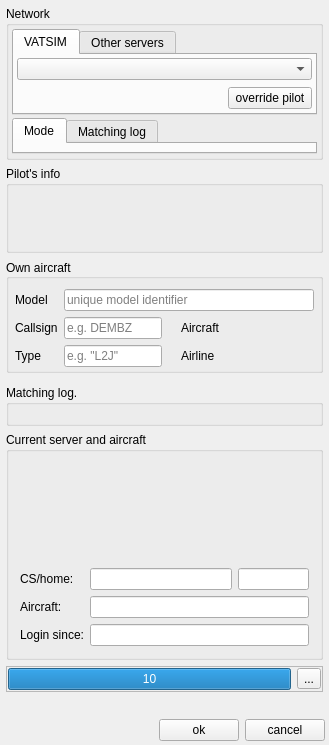
<?xml version="1.0" encoding="UTF-8"?>
<ui version="4.0">
 <class>CLoginComponent</class>
 <widget class="QFrame" name="CLoginComponent">
  <property name="geometry">
   <rect>
    <x>0</x>
    <y>0</y>
    <width>329</width>
    <height>745</height>
   </rect>
  </property>
  <property name="windowTitle">
   <string>Login component</string>
  </property>
  <layout class="QVBoxLayout" name="hl_Timeout_2">
   <property name="spacing">
    <number>2</number>
   </property>
   <property name="leftMargin">
    <number>1</number>
   </property>
   <property name="topMargin">
    <number>1</number>
   </property>
   <property name="rightMargin">
    <number>1</number>
   </property>
   <property name="bottomMargin">
    <number>1</number>
   </property>
   <item>
    <widget class="QFrame" name="fr_LoginDisconnected">
     <layout class="QVBoxLayout" name="vl_LoginDisconnected">
      <property name="leftMargin">
       <number>5</number>
      </property>
      <property name="topMargin">
       <number>5</number>
      </property>
      <property name="rightMargin">
       <number>5</number>
      </property>
      <property name="bottomMargin">
       <number>5</number>
      </property>
      <item>
       <widget class="QGroupBox" name="gb_Network">
        <property name="title">
         <string>Network</string>
        </property>
        <layout class="QVBoxLayout" name="vl_Network">
         <property name="spacing">
          <number>3</number>
         </property>
         <property name="leftMargin">
          <number>3</number>
         </property>
         <property name="topMargin">
          <number>3</number>
         </property>
         <property name="rightMargin">
          <number>3</number>
         </property>
         <property name="bottomMargin">
          <number>3</number>
         </property>
         <item alignment="Qt::AlignTop">
          <widget class="QTabWidget" name="tw_Network">
           <property name="tabPosition">
            <enum>QTabWidget::North</enum>
           </property>
           <property name="currentIndex">
            <number>0</number>
           </property>
           <widget class="QWidget" name="tb_NetworkVatsim">
            <attribute name="title">
             <string>VATSIM</string>
            </attribute>
            <layout class="QGridLayout" name="gl_NetworkVATSIM">
             <property name="leftMargin">
              <number>3</number>
             </property>
             <property name="topMargin">
              <number>3</number>
             </property>
             <property name="rightMargin">
              <number>3</number>
             </property>
             <property name="bottomMargin">
              <number>3</number>
             </property>
             <property name="horizontalSpacing">
              <number>3</number>
             </property>
             <item row="1" column="0">
              <widget class="QWidget" name="wi_VatsimButtons" native="true">
               <layout class="QHBoxLayout" name="hl_VatsimButtons">
                <property name="leftMargin">
                 <number>0</number>
                </property>
                <property name="topMargin">
                 <number>0</number>
                </property>
                <property name="rightMargin">
                 <number>0</number>
                </property>
                <property name="bottomMargin">
                 <number>0</number>
                </property>
                <item>
                 <spacer name="hs_VatsimButtons">
                  <property name="orientation">
                   <enum>Qt::Horizontal</enum>
                  </property>
                  <property name="sizeHint" stdset="0">
                   <size>
                    <width>40</width>
                    <height>20</height>
                   </size>
                  </property>
                 </spacer>
                </item>
                <item>
                 <widget class="QPushButton" name="pb_OverrideCredentialsVatsim">
                  <property name="sizePolicy">
                   <sizepolicy hsizetype="Minimum" vsizetype="Fixed">
                    <horstretch>0</horstretch>
                    <verstretch>0</verstretch>
                   </sizepolicy>
                  </property>
                  <property name="toolTip">
                   <string>copy credentials to pilot section</string>
                  </property>
                  <property name="text">
                   <string> override pilot </string>
                  </property>
                 </widget>
                </item>
               </layout>
              </widget>
             </item>
             <item row="0" column="0">
              <widget class="BlackGui::Components::CServerListSelector" name="comp_VatsimServers"/>
             </item>
            </layout>
           </widget>
           <widget class="QWidget" name="tb_OtherServers">
            <attribute name="title">
             <string>Other servers</string>
            </attribute>
            <layout class="QGridLayout" name="gl_OtherServers">
             <property name="leftMargin">
              <number>3</number>
             </property>
             <property name="topMargin">
              <number>3</number>
             </property>
             <property name="rightMargin">
              <number>3</number>
             </property>
             <property name="bottomMargin">
              <number>3</number>
             </property>
             <property name="horizontalSpacing">
              <number>3</number>
             </property>
             <item row="0" column="0">
              <widget class="BlackGui::Components::CServerListSelector" name="comp_OtherServers"/>
             </item>
             <item row="1" column="0">
              <widget class="QWidget" name="wi_OtherServersButtons" native="true">
               <layout class="QHBoxLayout" name="hl_OtherServersButtons">
                <property name="leftMargin">
                 <number>0</number>
                </property>
                <property name="topMargin">
                 <number>0</number>
                </property>
                <property name="rightMargin">
                 <number>0</number>
                </property>
                <property name="bottomMargin">
                 <number>0</number>
                </property>
                <item>
                 <spacer name="hs_OtherServersButtons">
                  <property name="orientation">
                   <enum>Qt::Horizontal</enum>
                  </property>
                  <property name="sizeHint" stdset="0">
                   <size>
                    <width>40</width>
                    <height>20</height>
                   </size>
                  </property>
                 </spacer>
                </item>
                <item>
                 <widget class="QPushButton" name="pb_RefreshOtherServers">
                  <property name="text">
                   <string>reload</string>
                  </property>
                  <property name="icon">
                   <iconset>
                    <normaloff>:/diagona/icons/diagona/icons/arrow-circle-225.png</normaloff>:/diagona/icons/diagona/icons/arrow-circle-225.png</iconset>
                  </property>
                 </widget>
                </item>
                <item>
                 <widget class="QPushButton" name="pb_OtherServersGotoSettings">
                  <property name="text">
                   <string> goto settings </string>
                  </property>
                 </widget>
                </item>
                <item>
                 <widget class="QPushButton" name="pb_OverrideCredentialsOtherServers">
                  <property name="toolTip">
                   <string>copy credentials to pilot section</string>
                  </property>
                  <property name="text">
                   <string> override pilot </string>
                  </property>
                 </widget>
                </item>
               </layout>
              </widget>
             </item>
            </layout>
           </widget>
          </widget>
         </item>
         <item alignment="Qt::AlignTop">
          <widget class="QTabWidget" name="tw_Details">
           <property name="currentIndex">
            <number>0</number>
           </property>
           <widget class="QWidget" name="tb_LoginMode">
            <attribute name="title">
             <string>Mode</string>
            </attribute>
            <layout class="QVBoxLayout" name="vl_LoginMode">
             <property name="leftMargin">
              <number>3</number>
             </property>
             <property name="topMargin">
              <number>3</number>
             </property>
             <property name="rightMargin">
              <number>3</number>
             </property>
             <property name="bottomMargin">
              <number>3</number>
             </property>
             <item alignment="Qt::AlignTop">
              <widget class="BlackGui::CLoginModeButtons" name="frp_LoginMode"/>
             </item>
            </layout>
           </widget>
           <widget class="QWidget" name="tb_MatchingLog">
            <attribute name="title">
             <string>Matching log</string>
            </attribute>
            <layout class="QVBoxLayout" name="vl_MatchingLog">
             <property name="leftMargin">
              <number>3</number>
             </property>
             <property name="topMargin">
              <number>3</number>
             </property>
             <property name="rightMargin">
              <number>3</number>
             </property>
             <property name="bottomMargin">
              <number>3</number>
             </property>
             <item alignment="Qt::AlignTop">
              <widget class="BlackGui::Components::CModelMatcherLogEnable" name="comp_MatchingLogEnabled"/>
             </item>
            </layout>
           </widget>
          </widget>
         </item>
        </layout>
       </widget>
      </item>
      <item>
       <widget class="QGroupBox" name="gb_PilotsDetails">
        <property name="title">
         <string>Pilot's info</string>
        </property>
        <layout class="QVBoxLayout" name="vl_PilotIngoGroupBox">
         <property name="leftMargin">
          <number>2</number>
         </property>
         <property name="topMargin">
          <number>2</number>
         </property>
         <property name="rightMargin">
          <number>2</number>
         </property>
         <property name="bottomMargin">
          <number>2</number>
         </property>
         <item alignment="Qt::AlignTop">
          <widget class="BlackGui::Editors::CPilotForm" name="form_Pilot">
           <property name="minimumSize">
            <size>
             <width>0</width>
             <height>60</height>
            </size>
           </property>
           <property name="focusPolicy">
            <enum>Qt::NoFocus</enum>
           </property>
          </widget>
         </item>
        </layout>
       </widget>
      </item>
      <item>
       <widget class="QGroupBox" name="gb_OwnAircraft">
        <property name="focusPolicy">
         <enum>Qt::StrongFocus</enum>
        </property>
        <property name="title">
         <string>Own aircraft</string>
        </property>
        <property name="alignment">
         <set>Qt::AlignLeading|Qt::AlignLeft|Qt::AlignVCenter</set>
        </property>
        <property name="checkable">
         <bool>false</bool>
        </property>
        <layout class="QGridLayout" name="gl_OwnAircraft">
         <property name="leftMargin">
          <number>6</number>
         </property>
         <property name="topMargin">
          <number>10</number>
         </property>
         <property name="rightMargin">
          <number>6</number>
         </property>
         <property name="bottomMargin">
          <number>3</number>
         </property>
         <item row="2" column="4">
          <widget class="BlackGui::Components::CDbAirlineIcaoSelectorComponent" name="selector_AirlineIcao">
           <property name="minimumSize">
            <size>
             <width>75</width>
             <height>0</height>
            </size>
           </property>
           <property name="focusPolicy">
            <enum>Qt::StrongFocus</enum>
           </property>
          </widget>
         </item>
         <item row="1" column="4">
          <widget class="BlackGui::Components::CDbAircraftIcaoSelectorComponent" name="selector_AircraftIcao">
           <property name="minimumSize">
            <size>
             <width>75</width>
             <height>0</height>
            </size>
           </property>
           <property name="focusPolicy">
            <enum>Qt::StrongFocus</enum>
           </property>
          </widget>
         </item>
         <item row="0" column="1" colspan="5">
          <widget class="QWidget" name="wi_SimulatorModel" native="true">
           <layout class="QHBoxLayout" name="hl_AircraftModel">
            <property name="leftMargin">
             <number>0</number>
            </property>
            <property name="topMargin">
             <number>0</number>
            </property>
            <property name="rightMargin">
             <number>0</number>
            </property>
            <property name="bottomMargin">
             <number>0</number>
            </property>
            <item>
             <widget class="QLineEdit" name="le_SimulatorModel">
              <property name="readOnly">
               <bool>true</bool>
              </property>
              <property name="placeholderText">
               <string>unique model identifier</string>
              </property>
             </widget>
            </item>
           </layout>
          </widget>
         </item>
         <item row="1" column="2">
          <widget class="BlackGui::CTickLabel" name="lblp_Callsign">
           <property name="text">
            <string/>
           </property>
          </widget>
         </item>
         <item row="0" column="0">
          <widget class="QLabel" name="lbl_Model">
           <property name="toolTip">
            <string>Launch </string>
           </property>
           <property name="text">
            <string>Model</string>
           </property>
          </widget>
         </item>
         <item row="1" column="0">
          <widget class="QLabel" name="lbl_Callsign">
           <property name="text">
            <string>Callsign</string>
           </property>
          </widget>
         </item>
         <item row="1" column="3">
          <widget class="QLabel" name="lbl_AircraftIcaoDesignator">
           <property name="toolTip">
            <string>ICAO code e.g.  B737, A320, F18</string>
           </property>
           <property name="text">
            <string>Aircraft</string>
           </property>
          </widget>
         </item>
         <item row="2" column="5">
          <widget class="BlackGui::CTickLabel" name="lblp_AirlineIcao">
           <property name="text">
            <string/>
           </property>
          </widget>
         </item>
         <item row="2" column="3">
          <widget class="QLabel" name="lbl_AircraftIcaoAirline">
           <property name="toolTip">
            <string>ICAO code e.g. DLH, LHA, ...</string>
           </property>
           <property name="text">
            <string>Airline</string>
           </property>
          </widget>
         </item>
         <item row="2" column="1">
          <widget class="QLineEdit" name="le_AircraftCombinedType">
           <property name="toolTip">
            <string>e.g. L2J</string>
           </property>
           <property name="inputMask">
            <string/>
           </property>
           <property name="text">
            <string/>
           </property>
           <property name="maxLength">
            <number>3</number>
           </property>
           <property name="placeholderText">
            <string>e.g. &quot;L2J&quot;</string>
           </property>
          </widget>
         </item>
         <item row="1" column="5">
          <widget class="BlackGui::CTickLabel" name="lblp_AircraftIcao">
           <property name="text">
            <string/>
           </property>
          </widget>
         </item>
         <item row="1" column="1">
          <widget class="QLineEdit" name="le_Callsign">
           <property name="toolTip">
            <string>e.g. DEMBZ</string>
           </property>
           <property name="inputMethodHints">
            <set>Qt::ImhUppercaseOnly</set>
           </property>
           <property name="maxLength">
            <number>10</number>
           </property>
           <property name="placeholderText">
            <string>e.g. DEMBZ</string>
           </property>
          </widget>
         </item>
         <item row="2" column="0">
          <widget class="QLabel" name="lbl_AircraftCombinedType">
           <property name="toolTip">
            <string>Aircraft type e.g. L2J, L1P, ....</string>
           </property>
           <property name="text">
            <string>Type</string>
           </property>
          </widget>
         </item>
         <item row="2" column="2">
          <widget class="BlackGui::CTickLabel" name="lblp_AircraftCombinedType">
           <property name="minimumSize">
            <size>
             <width>0</width>
             <height>0</height>
            </size>
           </property>
           <property name="text">
            <string/>
           </property>
          </widget>
         </item>
        </layout>
       </widget>
      </item>
     </layout>
    </widget>
   </item>
   <item>
    <widget class="QFrame" name="fr_LogoffConfirmationConnected">
     <property name="minimumSize">
      <size>
       <width>0</width>
       <height>0</height>
      </size>
     </property>
     <layout class="QVBoxLayout" name="vl_LogoffConfirmationConnected">
      <property name="leftMargin">
       <number>5</number>
      </property>
      <property name="topMargin">
       <number>5</number>
      </property>
      <property name="rightMargin">
       <number>5</number>
      </property>
      <property name="bottomMargin">
       <number>5</number>
      </property>
      <item>
       <widget class="QGroupBox" name="gb_MatchingLogConnected">
        <property name="title">
         <string>Matching log.</string>
        </property>
        <layout class="QVBoxLayout" name="vl_MatchingLogConnected">
         <item>
          <widget class="BlackGui::Components::CModelMatcherLogEnable" name="comp_MatchingLog">
           <property name="frameShape">
            <enum>QFrame::StyledPanel</enum>
           </property>
           <property name="frameShadow">
            <enum>QFrame::Raised</enum>
           </property>
          </widget>
         </item>
        </layout>
       </widget>
      </item>
      <item alignment="Qt::AlignTop">
       <widget class="QGroupBox" name="gb_CurrentLoginConnected">
        <property name="title">
         <string>Current server and aircraft</string>
        </property>
        <layout class="QVBoxLayout" name="vl_CurrentServer">
         <property name="spacing">
          <number>2</number>
         </property>
         <property name="leftMargin">
          <number>2</number>
         </property>
         <property name="topMargin">
          <number>5</number>
         </property>
         <property name="rightMargin">
          <number>2</number>
         </property>
         <property name="bottomMargin">
          <number>2</number>
         </property>
         <item>
          <widget class="BlackGui::Editors::CServerForm" name="frp_CurrentServer">
           <property name="minimumSize">
            <size>
             <width>0</width>
             <height>100</height>
            </size>
           </property>
           <property name="focusPolicy">
            <enum>Qt::StrongFocus</enum>
           </property>
          </widget>
         </item>
         <item>
          <widget class="QFrame" name="fr_CurrentLoginAddInfo">
           <layout class="QGridLayout" name="gl_AddInfo" columnstretch="0,2,1">
            <item row="2" column="0">
             <widget class="QLabel" name="lbl_LoginSince">
              <property name="text">
               <string>Login since:</string>
              </property>
             </widget>
            </item>
            <item row="1" column="0">
             <widget class="QLabel" name="lbl_LoginAsAircraft">
              <property name="text">
               <string>Aircraft:</string>
              </property>
             </widget>
            </item>
            <item row="2" column="1" colspan="2">
             <widget class="QLineEdit" name="le_LoginSince">
              <property name="readOnly">
               <bool>true</bool>
              </property>
             </widget>
            </item>
            <item row="0" column="0">
             <widget class="QLabel" name="lbl_LoginCallsign">
              <property name="toolTip">
               <string>Callsign/home</string>
              </property>
              <property name="text">
               <string>CS/home:</string>
              </property>
             </widget>
            </item>
            <item row="0" column="1">
             <widget class="QLineEdit" name="le_LoginCallsign">
              <property name="readOnly">
               <bool>true</bool>
              </property>
             </widget>
            </item>
            <item row="0" column="2">
             <widget class="QLineEdit" name="le_LoginHomeBase">
              <property name="readOnly">
               <bool>true</bool>
              </property>
             </widget>
            </item>
            <item row="1" column="1" colspan="2">
             <widget class="QLineEdit" name="le_LoginAsAircaft">
              <property name="readOnly">
               <bool>true</bool>
              </property>
             </widget>
            </item>
           </layout>
          </widget>
         </item>
        </layout>
       </widget>
      </item>
      <item>
       <widget class="QFrame" name="fr_TimeoutConnected">
        <property name="visible">
         <bool>false</bool>
        </property>
        <property name="frameShape">
         <enum>QFrame::StyledPanel</enum>
        </property>
        <property name="frameShadow">
         <enum>QFrame::Raised</enum>
        </property>
        <layout class="QHBoxLayout" name="hl_Timeout">
         <property name="leftMargin">
          <number>1</number>
         </property>
         <property name="topMargin">
          <number>1</number>
         </property>
         <property name="rightMargin">
          <number>1</number>
         </property>
         <property name="bottomMargin">
          <number>1</number>
         </property>
         <item>
          <widget class="QProgressBar" name="pb_LogoffTimeout">
           <property name="maximum">
            <number>10</number>
           </property>
           <property name="value">
            <number>10</number>
           </property>
           <property name="format">
            <string>%v</string>
           </property>
          </widget>
         </item>
         <item>
          <widget class="QToolButton" name="tb_Timeout">
           <property name="text">
            <string>...</string>
           </property>
          </widget>
         </item>
        </layout>
       </widget>
      </item>
     </layout>
    </widget>
   </item>
   <item alignment="Qt::AlignBottom">
    <widget class="QFrame" name="fr_Buttons">
     <layout class="QGridLayout" name="gl_Buttons">
      <property name="leftMargin">
       <number>10</number>
      </property>
      <property name="topMargin">
       <number>3</number>
      </property>
      <property name="rightMargin">
       <number>3</number>
      </property>
      <property name="bottomMargin">
       <number>3</number>
      </property>
      <item row="1" column="1">
       <spacer name="hs_Buttons">
        <property name="orientation">
         <enum>Qt::Horizontal</enum>
        </property>
        <property name="sizeHint" stdset="0">
         <size>
          <width>40</width>
          <height>20</height>
         </size>
        </property>
       </spacer>
      </item>
      <item row="1" column="3">
       <widget class="QPushButton" name="pb_Cancel">
        <property name="text">
         <string>cancel</string>
        </property>
        <property name="shortcut">
         <string>Esc</string>
        </property>
       </widget>
      </item>
      <item row="1" column="2">
       <widget class="QPushButton" name="pb_Ok">
        <property name="text">
         <string>ok</string>
        </property>
       </widget>
      </item>
     </layout>
    </widget>
   </item>
  </layout>
 </widget>
 <customwidgets>
  <customwidget>
   <class>BlackGui::Editors::CFsdSetupForm</class>
   <extends>QFrame</extends>
   <header>blackgui/editors/fsdsetupform.h</header>
   <container>1</container>
  </customwidget>
  <customwidget>
   <class>BlackGui::Components::CServerListSelector</class>
   <extends>QComboBox</extends>
   <header>blackgui/components/serverlistselector.h</header>
  </customwidget>
  <customwidget>
   <class>BlackGui::CLoginModeButtons</class>
   <extends>QFrame</extends>
   <header>blackgui/loginmodebuttons.h</header>
   <container>1</container>
  </customwidget>
  <customwidget>
   <class>BlackGui::CTickLabel</class>
   <extends>QLabel</extends>
   <header>blackgui/ticklabel.h</header>
  </customwidget>
  <customwidget>
   <class>BlackGui::Editors::CServerForm</class>
   <extends>QFrame</extends>
   <header>blackgui/editors/serverform.h</header>
   <container>1</container>
  </customwidget>
  <customwidget>
   <class>BlackGui::Components::CModelMatcherLogEnable</class>
   <extends>QFrame</extends>
   <header>blackgui/components/modelmatcherlogenable.h</header>
   <container>1</container>
  </customwidget>
  <customwidget>
   <class>BlackGui::Components::CDbAircraftIcaoSelectorComponent</class>
   <extends>QFrame</extends>
   <header>blackgui/components/dbaircrafticaoselectorcomponent.h</header>
   <container>1</container>
  </customwidget>
  <customwidget>
   <class>BlackGui::Components::CDbAirlineIcaoSelectorComponent</class>
   <extends>QFrame</extends>
   <header>blackgui/components/dbairlineicaoselectorcomponent.h</header>
   <container>1</container>
  </customwidget>
  <customwidget>
   <class>BlackGui::Editors::CPilotForm</class>
   <extends>QFrame</extends>
   <header>blackgui/editors/pilotform.h</header>
   <container>1</container>
  </customwidget>
 </customwidgets>
 <tabstops>
  <tabstop>tw_Network</tabstop>
  <tabstop>comp_VatsimServers</tabstop>
  <tabstop>pb_OverrideCredentialsVatsim</tabstop>
  <tabstop>tw_Details</tabstop>
  <tabstop>form_Pilot</tabstop>
  <tabstop>le_SimulatorModel</tabstop>
  <tabstop>le_Callsign</tabstop>
  <tabstop>selector_AircraftIcao</tabstop>
  <tabstop>le_AircraftCombinedType</tabstop>
  <tabstop>selector_AirlineIcao</tabstop>
  <tabstop>frp_CurrentServer</tabstop>
  <tabstop>le_LoginCallsign</tabstop>
  <tabstop>le_LoginHomeBase</tabstop>
  <tabstop>le_LoginAsAircaft</tabstop>
  <tabstop>le_LoginSince</tabstop>
  <tabstop>tb_Timeout</tabstop>
  <tabstop>pb_Ok</tabstop>
  <tabstop>pb_Cancel</tabstop>
  <tabstop>comp_OtherServers</tabstop>
  <tabstop>pb_RefreshOtherServers</tabstop>
  <tabstop>pb_OtherServersGotoSettings</tabstop>
  <tabstop>pb_OverrideCredentialsOtherServers</tabstop>
 </tabstops>
 <resources/>
 <connections/>
</ui>
